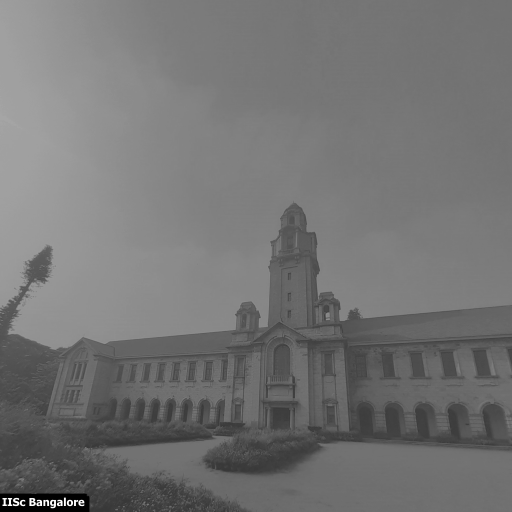
#> input picture mini project 1/images/IIScMain.png, 512 x 512 px, found by its file name; the run also reads 1 picture not shown here
$ jupyter execute mini_proj_1.ipynb
#> lines starting #> are read from the running program, lines starting #| are printed output that depends on the picture
[cell 1]
import skimage
import matplotlib.pyplot as plt
import numpy as np
import math

# PART 1  -  CONTRAST ENHANCEMENT

## (a) Full scale contrast stretching(FSCS)

### IISCMain image FSCS

[cell 2]
img1 = skimage.io.imread('./images/IISCMain.png')
#> img1 is the input picture: shape (512, 512); min 0, max 255, mean 115.7
plt.imshow(img1,cmap='gray')
print(img1.shape)
#| (512, 512)
print(img1[5][6])
#| 157

[cell 3]
x=[]

[cell 4]
# Create histogram
for i in range(0,img1.shape[0]):
    for j in range(0,img1.shape[1]):
        x.append(img1[i][j])
#> after the loop, x = 262144 items

[cell 5]
b1=max(x)
#> b1 = 255

[cell 6]
a1=min(x)
#> a1 = 0

[cell 7]
plt.hist(x)
#> figure, not shown here; tallest bar 112684 high, from x = 102 to 127.5

Histogram before Full Scale Contrast Stretching

[cell 8]
J = np.zeros((img1.shape[0],img1.shape[1]))

[cell 9]
#FULL SCALE CONTRAST STRETCHING
for i in range(0,img1.shape[0]):
    for j in range(0,img1.shape[1]):
        J[i][j] = (255/(b1-a1))*(img1[i][j]-a1)

[cell 10]
plt.imshow(J,cmap='gray')

[cell 11]
x=[]
for i in range(0,J.shape[0]):
    for j in range(0,J.shape[1]):
        x.append(J[i][j])
plt.hist(x)

Histogram after Full Scale Contrast Stretching

### ECE image FSCS

[cell 12]
img2 = skimage.io.imread('./images/ECE.png')
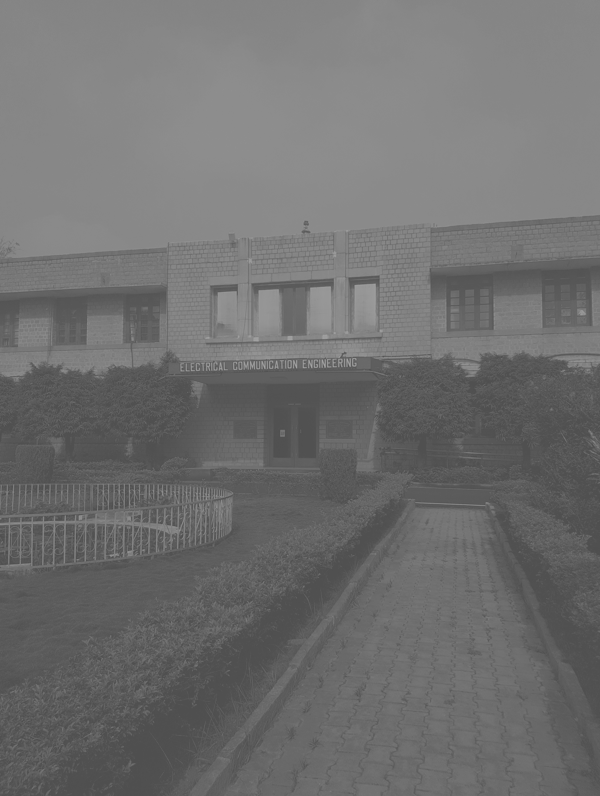
#> input picture mini project 1/images/ECE.png, 600 x 796 px
#> img2 is the input picture: shape (796, 600); min 79, max 166, mean 111.3
plt.imshow(img2,cmap='gray')
print(img2.shape)
#| (796, 600)
print(img2[5][6])
#| 134

[cell 13]
y=[]

[cell 14]
for i in range(0,img2.shape[0]):
    for j in range(0,img2.shape[1]):
        y.append(img2[i][j])
#> after the loop, y = 477600 items

[cell 15]
b2=max(y)
#> b2 = 166

[cell 16]
a2=min(y)
#> a2 = 79

[cell 17]
plt.hist(y)
#> figure, not shown here; tallest bar 135332 high, from x = 131.2 to 139.9

Histogram before Full Scale Contrast Stretching

[cell 18]
#FULL SCALE CONTRAST STRETCHING
J2 = np.zeros((img2.shape[0],img2.shape[1]))
for i in range(0,img2.shape[0]):
    for j in range(0,img2.shape[1]):
        J2[i][j] = (255/(b2-a2))*(img2[i][j]-a2)
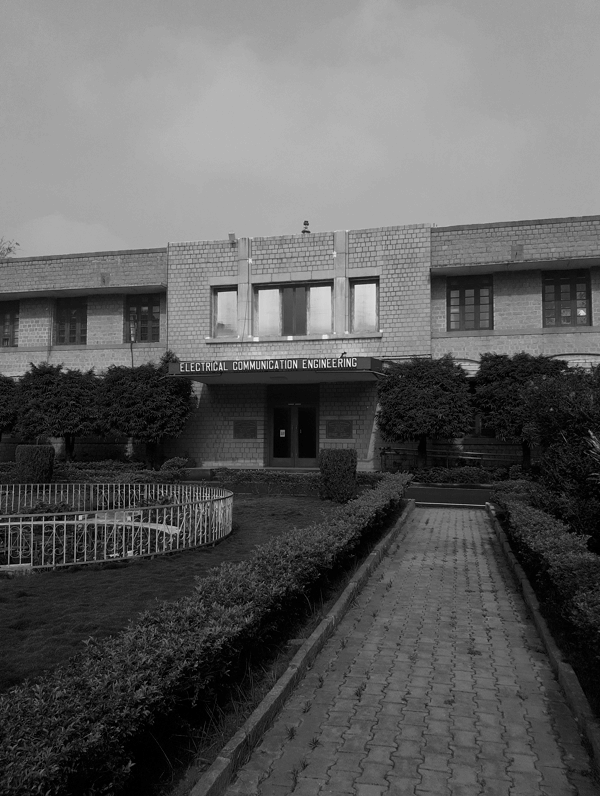
#> J2: shape (796, 600) float64; min 0, max 255, mean 94.8

[cell 19]
plt.imshow(J2,cmap='gray')

[cell 20]
y=[]
for i in range(0,J2.shape[0]):
    for j in range(0,J2.shape[1]):
        y.append(J2[i][j])
plt.hist(y)
#> figure, not shown here; tallest bar 135332 high, from x = 153 to 178.5

Histogram after Full Scale Contrast Stretching

### Conclusion

Full scale contrast stretching works well for 2nd image and not for 1st image because 1st image already has intensity over 0 to 255 but 2nd image intensity is not fully stretched

## Saturated Contrast Stretching(SCS)

[cell 21]
img = skimage.io.imread('./images/IISCMain.png')
plt.imshow(img,cmap='gray')
print(img.shape)
#| (512, 512)
print(img[5][6])
#| 157

[cell 22]
y=np.zeros(256)

[cell 23]
for i in range(0,img.shape[0]):
    for j in range(0,img.shape[1]):
        y[img[i][j]]=y[img[i][j]]+1
#> after the loop, y = 256 values, max 8170 at index 119, min 0 at index 51, mean 1024

[cell 24]
p_k=y/(img.shape[0]*img.shape[1])
#> p_k = 256 values, max 0.0312 at index 119, min 0 at index 51, mean 0.00391

[cell 25]
P_k=np.zeros(256)

[cell 26]
for i in range(1,256):
    P_k[i] = P_k[i-1]+p_k[i]
#> after the loop, P_k = 256 values from 0 to 0.996

[cell 27]
P_k.max()
#> Out = 0.996

[cell 28]
# Discarding very less pixels having lower and higher intensities
flg1=0
flg2=0
for i in range(0,256):
    if P_k[i]>0.005 and flg1==0:
        Tl = i
        flg1=1
    if P_k[i]>=0.995 and flg2==0:
        Tu = i
        flg2=2
    if flg1==1 and flg2==1:
        break
#> after the loop, Tl = 60; Tu = 175; flg1 = 1; flg2 = 2

The above values of 0.005 and 0.995 as lower limit and higher limit of offset are choosen after trial and error
and then taking the best of options

[cell 29]
#SATURATED CONTRAST STRETCHING
J = np.zeros((img.shape[0],img.shape[1]))
for i in range(0,img.shape[0]):
    for j in range(0,img.shape[1]):
        if img[i][j]<Tu and img[i][j]>Tl:
            J[i][j] = (255/(Tu-Tl))*(img[i][j]-Tl)
        else:
            J[i][j]=img[i][j]
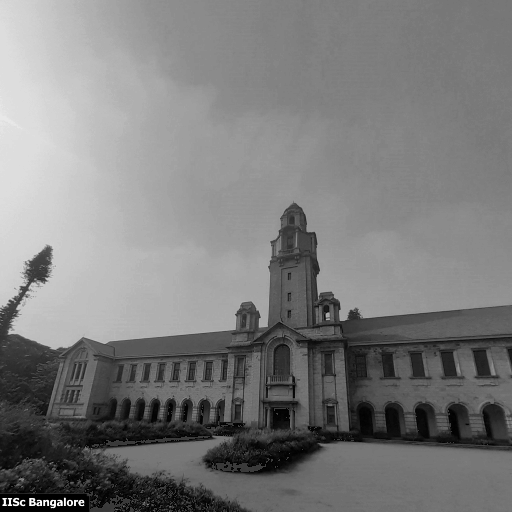
#> J: shape (512, 512) float64; min 0, max 255, mean 124.3

[cell 30]
plt.imshow(J,cmap='gray')

[cell 31]
y=[]
for i in range(0,J.shape[0]):
    for j in range(0,J.shape[1]):
        y.append(J[i][j])
#> after the loop, y = 262144 items
plt.hist(y)
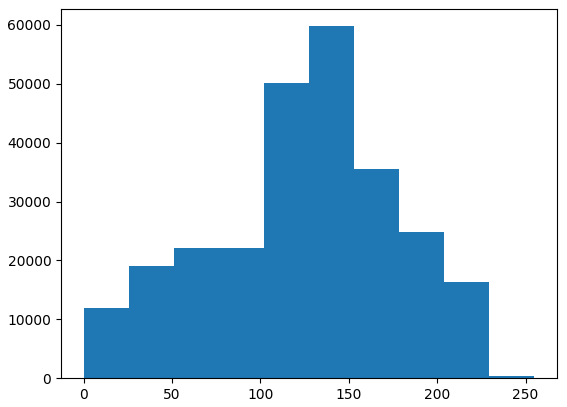
#> figure drawn by matplotlib, 1 panel; tallest bar 59768 high, from x = 127.5 to 153

Now even for 1st image we are able to do contrast stretch

## (b) Histogram Equalization

[cell 32]
# Reading Images
img = skimage.io.imread('./images/StoneFace.png')
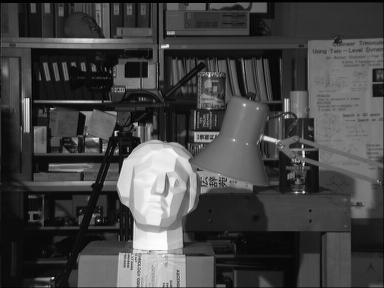
#> input picture mini project 1/images/StoneFace.png, 384 x 288 px
#> img is the input picture: shape (288, 384); min 0, max 253, mean 68.3
plt.imshow(img,cmap='gray')
img.shape
#> Out = (288, 384)

Image before histogram equalization

[cell 33]
img.max()
#> Out = 253

[cell 34]
img.min()
#> Out = 0

[cell 35]
x=np.zeros(256)

[cell 36]
# creating array of intensities and their frequencies
for i in range(0,img.shape[0]):
    for j in range(0,img.shape[1]):
        x[img[i][j]]=x[img[i][j]]+1
#> after the loop, x = 256 values, max 2487 at index 12, min 0 at index 254, mean 432

[cell 37]
# probability of intensities
p_k = x/(img.shape[0]*img.shape[1])
#> p_k = 256 values, max 0.0225 at index 12, min 0 at index 254, mean 0.00391

[cell 38]
p_k
#> Out has the same summary as p_k

[cell 39]
# CDF of intensities of img
P_k=np.zeros(256)
P_k[0]=p_k[0]
for i in range(1,256):
    P_k[i]=P_k[i-1]+p_k[i]
#> after the loop, P_k = 256 values from 1.81e-05 to 1

[cell 40]
P_k
#> Out = 256 values from 1.81e-05 to 1

[cell 41]
J=np.zeros((img.shape[0],img.shape[1]))

[cell 42]
#HISTOGRAM EQUALIZATION
for i in range(0,img.shape[0]):
    for j in range(0,img.shape[1]):
        J[i][j]=P_k[img[i][j]]
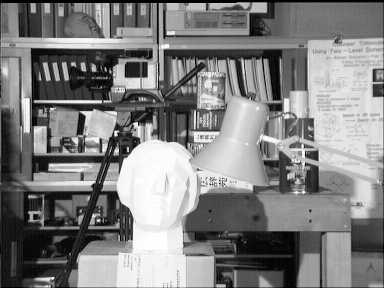
#> J: shape (288, 384) float64; min 1.81e-05, max 1, mean 0.504

[cell 43]
J.min()
#> Out = 1.81e-05

[cell 44]
#Image without contrast stretch
J1 = J*255
plt.imshow(J,cmap='gray')

Image after histogram equalization but without contrast stretch

[cell 45]
J1.min()
#> Out = 0.00461

[cell 46]
#Image with contrast stretch
for i in range(0,img.shape[0]):
    for j in range(0,img.shape[1]):
        J1[i][j]=(J[i][j]-J.min())/(1-J.min())*255

[cell 47]
plt.imshow(J1,cmap='gray')

Image after histogram equalization with contrast stretch

[cell 48]
J1.min()
#> Out = 0

# PART 2

## Upsampling and interpolation

[cell 49]
# Reading Images
img = skimage.io.imread('./images/flowers.png')
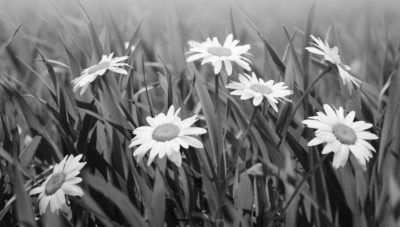
#> input picture mini project 1/images/flowers.png, 400 x 227 px
#> img is the input picture: shape (227, 400); min 8, max 251, mean 114
plt.imshow(img,cmap='gray')
img.shape
#> Out = (227, 400)

[cell 50]
J = np.zeros((int(img.shape[0]/3),int(img.shape[1]/3)))

Downsampling the image by a factor of 3

[cell 51]
# Downsampling
for i in range(0,int(img.shape[0]/3)):
    for j in range(0,int(img.shape[1]/3)):
        J[i][j]=img[3*i][3*j]
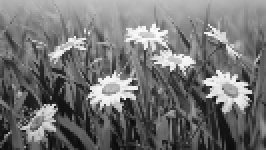
#> J: shape (75, 133) float64 (shown 2 times larger); min 8, max 250, mean 115.3

[cell 52]
plt.imshow(J,cmap='gray')

Downsampled image

[cell 53]
J1 = np.zeros((J.shape[0]*3,J.shape[1]*3))

[cell 54]
J1.shape
#> Out = (225, 399)

Upsampling the downsampled image with nearest neighbour interpolation

[cell 55]
# Upsampling with nearest neighbour interpolation
for i in range(0,J.shape[0]*3):
    for j in range(0,J.shape[1]*3):
        if round(i/3)<J.shape[0] and round(j/3)<J.shape[1]:
            J1[i][j]=J[round(i/3)][round(j/3)]
        elif round(i/3)>=J.shape[0] and round(j/3)>=J.shape[1]:
            J1[i][j]=J[int(i/3)][int(j/3)]
        elif round(i/3)>=J.shape[0]:
            J1[i][j]=J[int(i/3)][round(j/3)]
        else:
            J1[i][j]=J[round(i/3)][int(j/3)]
#> J1: shape (225, 399) float64

[cell 56]
plt.imshow(J1,cmap='gray')

nearest neighbour interpolated image

[cell 57]
J2 = np.zeros((J.shape[0]*3,J.shape[1]*3))

[cell 58]
J2.shape
#> Out = (225, 399)

Upsampling the downsampled image with bilinear interpolation

[cell 59]
# Upsampling with bilinear interpolation
for i in range(0,J.shape[0]*3):
    for j in range(0,J.shape[1]*3):
        i1 = math.floor(i/3)
        i2 = math.ceil(i/3)
        j1 = math.floor(j/3)
        j2 = math.ceil(j/3)
        if i2<J.shape[0] and j2<J.shape[1] and i1!=i2 and j1!=j2:
            P=np.array([[J[i1][j1]], [J[i1][j2]], [J[i2][j1]], [J[i2][j2]]])
            M = np.array([[1,i1,j1,i1*j1],[1,i1,j2,i1*j2],[1,i2,j1,i2*j1],[1,i2,j2,i2*j2]])
            A = np.linalg.inv(M)@P
            J2[i][j]=A[0] + A[1]*(i/3)+ A[2]*(j/3) + A[3]*(i*j/9)
        elif i2<J.shape[0] and j2<J.shape[1] and i1==i2 and j1==j2:
            J2[i][j]=J[i1][j1]
        elif i2<J.shape[0] and j2<J.shape[1] and i1==i2:
            J2[i][j]=(j/3-j1)/(j2-j1)*(J[i1][j2]-J[i1][j1])+J[i1][j1]
        elif i2<J.shape[0] and j2<J.shape[1] and j1==j2:
            J2[i][j]=(i/3-i1)/(i2-i1)*(J[i1][j1]-J[i2][j1])+J[i2][j1]
        else:
            J2[i][j]=0
#> J2: shape (225, 399) float64

[cell 60]
plt.imshow(J2,cmap='gray')

bilinear interpolated image

# PART 3 SPATIAL DOMAIN FILTERING

[cell 61]
# Reading Images
img = skimage.io.imread('./images/blur.png')
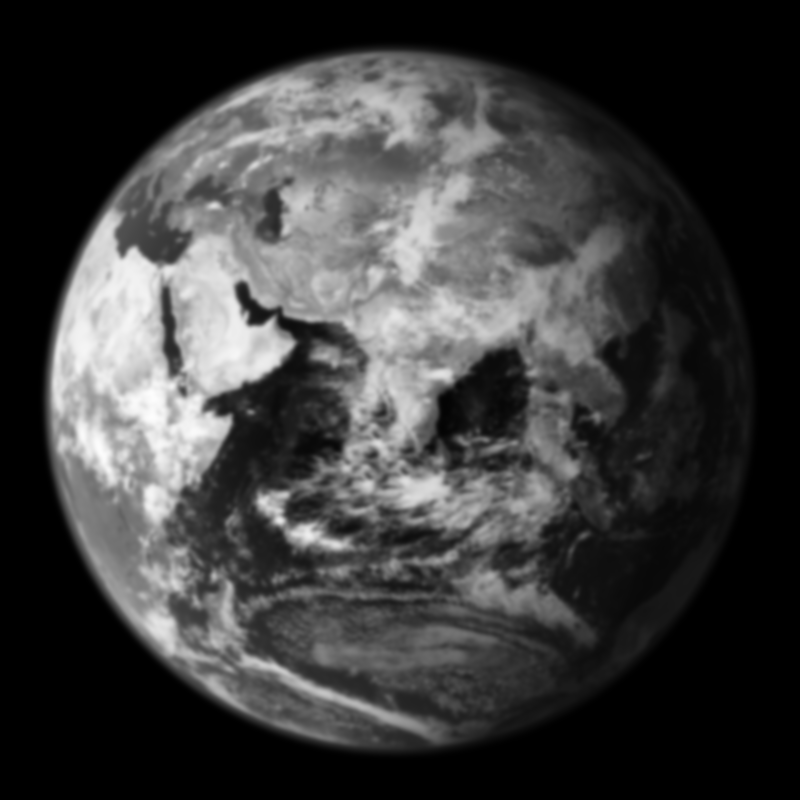
#> input picture mini project 1/images/blur.png, 800 x 800 px
#> img is the input picture: shape (800, 800); min 0, max 253, mean 60.3
plt.imshow(img,cmap='gray')
img.shape
#> Out = (800, 800)

[cell 62]
# Reading Images
orig = skimage.io.imread('./images/earth.png')
plt.imshow(orig,cmap='gray')
orig.shape
#> Out = (800, 800)

[cell 63]
# Initialising Filters
W = 1/9*np.ones((3,3))
n=3 #filter shape
J=np.zeros((img.shape[0],img.shape[1]))

[cell 64]
#Smoothening
tmp = int(n/2)
for i in range(tmp,img.shape[0]-tmp):
    for j in range(tmp,img.shape[1]-tmp):
        sum = 0
        for k in range(0,n):
            for l in range(0,n):
                sum=sum+img[i+k-int(n/2)][j+l-int(n/2)]*W[k][l]
        J[i][j]=sum
#> J: shape (800, 800) float64

[cell 65]
#g_mask is sharpness details
g_mask=img-J
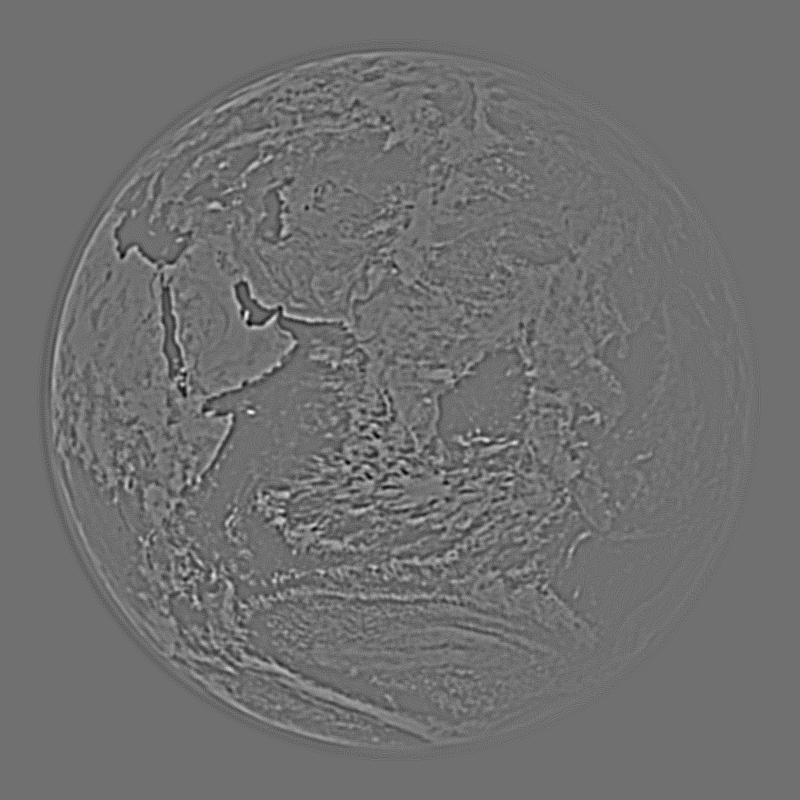
#> g_mask: shape (800, 800) float64; min -6.11, max 7.78, mean 3.51e-15; drawn with min black and max white
#Sharpened image
g = img + 8*g_mask

[cell 66]
plt.imshow(g_mask,cmap='gray')

[cell 67]
plt.subplot(1,2,1)
plt.title('Sharpened image')
plt.imshow(g,cmap='gray')
plt.subplot(1,2,2)
plt.title('good quality image')
plt.imshow(orig,cmap='gray')

[cell 68]
plt.subplot(1,2,1)
plt.title('Sharpened image')
plt.imshow(g,cmap='gray')
plt.subplot(1,2,2)
plt.title('noisy image')
plt.imshow(img,cmap='gray')

[cell 69]
M=img.shape[0]
#> M = 800
N=img.shape[1]
#> N = 800

[cell 70]
# Finding error between sharpened image and good quality image
error = 0
for i in range(0,M):
    for j in range(0,N):
        error = error + (img[i][j]-g[i][j])**2
#> after the loop, error = 19021079.7
error/(M*N)
#> Out = 29.72

[cell 71]
# Finding error between noisy image and good quality image
error = 0
for i in range(0,M):
    for j in range(0,N):
        error = error + (img[i][j]-orig[i][j])**2/(M*N)
#> after the loop, error = 16264.3

[cell 72]
error
#> Out = 16264.3
